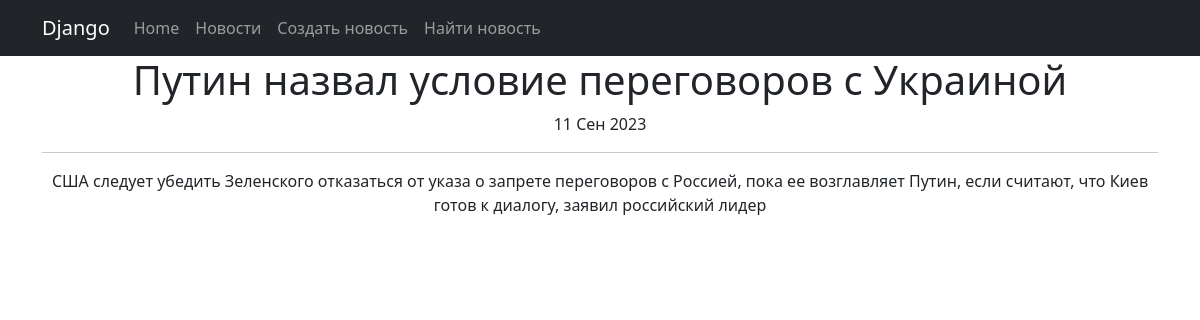
Screenshot of /news/1 with the database file from the repository.
### news/models.py (models this page shows, shortened)
class Post(models.Model):
    author = models.ForeignKey(Author, on_delete=models.CASCADE)
    NEWS = 'NW'
    ARTICLE = 'AR'
    CHOICE_CATEGORY = [
        (NEWS, 'Новости'),
        (ARTICLE, 'Статья')
    ]
    categoryType = models.CharField(
        max_length=2, choices=CHOICE_CATEGORY, default=ARTICLE)
    dateCreate = models.DateTimeField(auto_now_add=True)
    postCategory = models.ManyToManyField(Category, through='PostCategory')
    titlePost = models.CharField(max_length=128)
    textPost = models.TextField()
    rating = models.IntegerField(default=0)
    class Meta:
        verbose_name = 'Статья'
        verbose_name_plural = 'Статьи'
        ordering = ('-dateCreate',)

### news/views.py (the view)
# urls.py: path('<int:pk>', PostDetail.as_view(), name='single_news'),
class PostDetail(DetailView):
    model = Post
    template_name = 'news/single_news.html'
    context_object_name = 'post_list'
    paginate_by = 2

### news/templatetags/censor_filters.py (called while the page is built)
@register.filter()
def censor(value):
    if not isinstance(value, str):
        raise CensorException
    text = value.split()
    new_value = []
    for i in text:
        if i in CENSOR_WORDS:
            censor_word = i[0] + '*'*(len(i)-1)
            new_value.append(censor_word)
        else:
            new_value.append(i)
    return ' '.join(new_value)

### templates/news/single_news.html (shortened to what this page needs)
{% extends 'news/default.html' %}
{% load censor_filters %}
{% block content %}
    <h1>{{ post_list.titlePost }}</h1>
    {{ post_list.dateCreate|date:'d M Y' }}
    <hr>
    {{ post_list.textPost|censor }}
{% endblock %}

### rows the page displays
Post: titlePost "Путин назвал условие переговоров с Украиной", dateCreate "11 Сен 2023", textPost|censor "США следует убедить Зеленского отказаться от указа о запрете переговоров с Россией, пока ее возглавляет Путин, если считают, что Киев готов к диалогу, заявил российский лидер"
